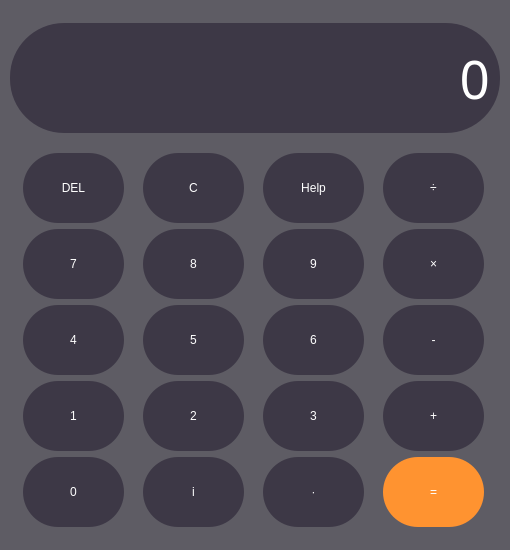
<?xml version="1.0" encoding="UTF-8"?>
<ui version="4.0">
 <class>MainWindow</class>
 <widget class="QMainWindow" name="MainWindow">
  <property name="geometry">
   <rect>
    <x>0</x>
    <y>0</y>
    <width>510</width>
    <height>550</height>
   </rect>
  </property>
  <property name="sizePolicy">
   <sizepolicy hsizetype="Fixed" vsizetype="Fixed">
    <horstretch>0</horstretch>
    <verstretch>0</verstretch>
   </sizepolicy>
  </property>
  <property name="minimumSize">
   <size>
    <width>510</width>
    <height>550</height>
   </size>
  </property>
  <property name="maximumSize">
   <size>
    <width>1000</width>
    <height>1000</height>
   </size>
  </property>
  <property name="cursor">
   <cursorShape>ArrowCursor</cursorShape>
  </property>
  <property name="windowTitle">
   <string>MainWindow</string>
  </property>
  <property name="windowIcon">
   <iconset>
    <normaloff>../../../../Pictures/download.png</normaloff>../../../../Pictures/download.png</iconset>
  </property>
  <property name="styleSheet">
   <string notr="true">color: rgb(255, 255, 255);
background-color: rgb(94, 92, 100);</string>
  </property>
  <widget class="QWidget" name="centralwidget">
   <layout class="QGridLayout" name="gridLayout_2">
    <item row="0" column="0">
     <layout class="QVBoxLayout" name="verticalLayout">
      <item>
       <widget class="QLabel" name="labelNumbers">
        <property name="sizePolicy">
         <sizepolicy hsizetype="Fixed" vsizetype="Fixed">
          <horstretch>0</horstretch>
          <verstretch>0</verstretch>
         </sizepolicy>
        </property>
        <property name="minimumSize">
         <size>
          <width>490</width>
          <height>110</height>
         </size>
        </property>
        <property name="maximumSize">
         <size>
          <width>490</width>
          <height>110</height>
         </size>
        </property>
        <property name="font">
         <font>
          <family>Comfortaa</family>
          <pointsize>40</pointsize>
          <weight>3</weight>
          <italic>false</italic>
          <bold>false</bold>
         </font>
        </property>
        <property name="layoutDirection">
         <enum>Qt::LeftToRight</enum>
        </property>
        <property name="autoFillBackground">
         <bool>false</bool>
        </property>
        <property name="styleSheet">
         <string notr="true">background-color: rgb(61, 56, 70);
font: 25 40pt &quot;Comfortaa&quot;;
border-radius: 54%
</string>
        </property>
        <property name="frameShape">
         <enum>QFrame::NoFrame</enum>
        </property>
        <property name="text">
         <string>0</string>
        </property>
        <property name="textFormat">
         <enum>Qt::MarkdownText</enum>
        </property>
        <property name="scaledContents">
         <bool>false</bool>
        </property>
        <property name="alignment">
         <set>Qt::AlignRight|Qt::AlignTrailing|Qt::AlignVCenter</set>
        </property>
        <property name="wordWrap">
         <bool>true</bool>
        </property>
        <property name="margin">
         <number>10</number>
        </property>
        <property name="indent">
         <number>10</number>
        </property>
        <property name="buddy">
         <cstring>labelNumbers</cstring>
        </property>
       </widget>
      </item>
     </layout>
    </item>
    <item row="1" column="0">
     <layout class="QGridLayout" name="gridLayout">
      <property name="sizeConstraint">
       <enum>QLayout::SetNoConstraint</enum>
      </property>
      <item row="1" column="0">
       <widget class="QPushButton" name="button_7">
        <property name="sizePolicy">
         <sizepolicy hsizetype="Fixed" vsizetype="Fixed">
          <horstretch>0</horstretch>
          <verstretch>0</verstretch>
         </sizepolicy>
        </property>
        <property name="minimumSize">
         <size>
          <width>101</width>
          <height>70</height>
         </size>
        </property>
        <property name="maximumSize">
         <size>
          <width>101</width>
          <height>70</height>
         </size>
        </property>
        <property name="contextMenuPolicy">
         <enum>Qt::DefaultContextMenu</enum>
        </property>
        <property name="styleSheet">
         <string notr="true">QPushButton{
	font: 25 25pt &quot;Comfortaa&quot;;
	background-color: rgb(61, 56, 70);
	color:rgb(255,255,255);
	border-radius: 35%;
}
QPushButton:pressed{
	background-color:rgb(125,125,125);
}
QPushButton:hover{
	background-color:rgb(125,125,125);
}</string>
        </property>
        <property name="text">
         <string>7</string>
        </property>
       </widget>
      </item>
      <item row="3" column="3">
       <widget class="QPushButton" name="buttonPlus">
        <property name="enabled">
         <bool>true</bool>
        </property>
        <property name="sizePolicy">
         <sizepolicy hsizetype="Fixed" vsizetype="Fixed">
          <horstretch>0</horstretch>
          <verstretch>0</verstretch>
         </sizepolicy>
        </property>
        <property name="minimumSize">
         <size>
          <width>101</width>
          <height>70</height>
         </size>
        </property>
        <property name="maximumSize">
         <size>
          <width>101</width>
          <height>70</height>
         </size>
        </property>
        <property name="contextMenuPolicy">
         <enum>Qt::DefaultContextMenu</enum>
        </property>
        <property name="styleSheet">
         <string notr="true">QPushButton{
	font: 25 25pt &quot;Comfortaa&quot;;
	background-color: rgb(61, 56, 70);
	color:rgb(255,255,255);
	border-radius: 35%;
}
QPushButton:pressed{
	background-color:rgb(125,125,125);
}
QPushButton:hover{
	background-color:rgb(125,125,125);
}</string>
        </property>
        <property name="text">
         <string>+</string>
        </property>
       </widget>
      </item>
      <item row="2" column="3">
       <widget class="QPushButton" name="buttonMinus">
        <property name="enabled">
         <bool>true</bool>
        </property>
        <property name="sizePolicy">
         <sizepolicy hsizetype="Fixed" vsizetype="Fixed">
          <horstretch>0</horstretch>
          <verstretch>0</verstretch>
         </sizepolicy>
        </property>
        <property name="minimumSize">
         <size>
          <width>101</width>
          <height>70</height>
         </size>
        </property>
        <property name="maximumSize">
         <size>
          <width>101</width>
          <height>70</height>
         </size>
        </property>
        <property name="contextMenuPolicy">
         <enum>Qt::DefaultContextMenu</enum>
        </property>
        <property name="styleSheet">
         <string notr="true">QPushButton{
	font: 25 25pt &quot;Comfortaa&quot;;
	background-color: rgb(61, 56, 70);
	color:rgb(255,255,255);
	border-radius: 35%;
}
QPushButton:pressed{
	background-color:rgb(125,125,125);
}
QPushButton:hover{
	background-color:rgb(125,125,125);
}</string>
        </property>
        <property name="text">
         <string>-</string>
        </property>
       </widget>
      </item>
      <item row="2" column="2">
       <widget class="QPushButton" name="button_6">
        <property name="sizePolicy">
         <sizepolicy hsizetype="Fixed" vsizetype="Fixed">
          <horstretch>0</horstretch>
          <verstretch>0</verstretch>
         </sizepolicy>
        </property>
        <property name="minimumSize">
         <size>
          <width>101</width>
          <height>70</height>
         </size>
        </property>
        <property name="maximumSize">
         <size>
          <width>101</width>
          <height>70</height>
         </size>
        </property>
        <property name="contextMenuPolicy">
         <enum>Qt::DefaultContextMenu</enum>
        </property>
        <property name="styleSheet">
         <string notr="true">QPushButton{
	font: 25 25pt &quot;Comfortaa&quot;;
	background-color: rgb(61, 56, 70);
	color:rgb(255,255,255);
	border-radius: 35%;
}
QPushButton:pressed{
	background-color:rgb(125,125,125);
}
QPushButton:hover{
	background-color:rgb(125,125,125);
}</string>
        </property>
        <property name="text">
         <string>6</string>
        </property>
       </widget>
      </item>
      <item row="3" column="1">
       <widget class="QPushButton" name="button_2">
        <property name="sizePolicy">
         <sizepolicy hsizetype="Fixed" vsizetype="Fixed">
          <horstretch>0</horstretch>
          <verstretch>0</verstretch>
         </sizepolicy>
        </property>
        <property name="minimumSize">
         <size>
          <width>101</width>
          <height>70</height>
         </size>
        </property>
        <property name="maximumSize">
         <size>
          <width>101</width>
          <height>70</height>
         </size>
        </property>
        <property name="contextMenuPolicy">
         <enum>Qt::DefaultContextMenu</enum>
        </property>
        <property name="styleSheet">
         <string notr="true">QPushButton{
	font: 25 25pt &quot;Comfortaa&quot;;
	background-color: rgb(61, 56, 70);
	color:rgb(255,255,255);
	border-radius: 35%;
}
QPushButton:pressed{
	background-color:rgb(125,125,125);
}
QPushButton:hover{
	background-color:rgb(125,125,125);
}</string>
        </property>
        <property name="text">
         <string>2</string>
        </property>
       </widget>
      </item>
      <item row="2" column="1">
       <widget class="QPushButton" name="button_5">
        <property name="sizePolicy">
         <sizepolicy hsizetype="Fixed" vsizetype="Fixed">
          <horstretch>0</horstretch>
          <verstretch>0</verstretch>
         </sizepolicy>
        </property>
        <property name="minimumSize">
         <size>
          <width>101</width>
          <height>70</height>
         </size>
        </property>
        <property name="maximumSize">
         <size>
          <width>101</width>
          <height>70</height>
         </size>
        </property>
        <property name="contextMenuPolicy">
         <enum>Qt::DefaultContextMenu</enum>
        </property>
        <property name="styleSheet">
         <string notr="true">QPushButton{
	font: 25 25pt &quot;Comfortaa&quot;;
	background-color: rgb(61, 56, 70);
	color:rgb(255,255,255);
	border-radius: 35%;
}
QPushButton:pressed{
	background-color:rgb(125,125,125);
}
QPushButton:hover{
	background-color:rgb(125,125,125);
}</string>
        </property>
        <property name="text">
         <string>5</string>
        </property>
       </widget>
      </item>
      <item row="0" column="2">
       <widget class="QPushButton" name="buttonHelp">
        <property name="sizePolicy">
         <sizepolicy hsizetype="Fixed" vsizetype="Fixed">
          <horstretch>0</horstretch>
          <verstretch>0</verstretch>
         </sizepolicy>
        </property>
        <property name="minimumSize">
         <size>
          <width>101</width>
          <height>70</height>
         </size>
        </property>
        <property name="maximumSize">
         <size>
          <width>101</width>
          <height>70</height>
         </size>
        </property>
        <property name="contextMenuPolicy">
         <enum>Qt::DefaultContextMenu</enum>
        </property>
        <property name="styleSheet">
         <string notr="true">QPushButton{
	font: 25 25pt &quot;Comfortaa&quot;;
	background-color: rgb(61, 56, 70);
	color:rgb(255,255,255);
	border-radius: 35%;
}
QPushButton:pressed{
	background-color:rgb(125,125,125);
}
QPushButton:hover{
	background-color:rgb(125,125,125);
}</string>
        </property>
        <property name="text">
         <string>Help</string>
        </property>
       </widget>
      </item>
      <item row="0" column="0" alignment="Qt::AlignHCenter|Qt::AlignVCenter">
       <widget class="QPushButton" name="buttonDEL">
        <property name="sizePolicy">
         <sizepolicy hsizetype="Fixed" vsizetype="Fixed">
          <horstretch>0</horstretch>
          <verstretch>0</verstretch>
         </sizepolicy>
        </property>
        <property name="minimumSize">
         <size>
          <width>101</width>
          <height>70</height>
         </size>
        </property>
        <property name="maximumSize">
         <size>
          <width>101</width>
          <height>70</height>
         </size>
        </property>
        <property name="contextMenuPolicy">
         <enum>Qt::DefaultContextMenu</enum>
        </property>
        <property name="styleSheet">
         <string notr="true">QPushButton{
	font: 25 25pt &quot;Comfortaa&quot;;
	background-color: rgb(61, 56, 70);
	color:rgb(255,255,255);
	border-radius: 35%;
}
QPushButton:pressed{
	background-color:rgb(125,125,125);
}
QPushButton:hover{
	background-color:rgb(125,125,125);
}</string>
        </property>
        <property name="text">
         <string>DEL</string>
        </property>
       </widget>
      </item>
      <item row="0" column="1">
       <widget class="QPushButton" name="buttonC">
        <property name="sizePolicy">
         <sizepolicy hsizetype="Fixed" vsizetype="Preferred">
          <horstretch>0</horstretch>
          <verstretch>0</verstretch>
         </sizepolicy>
        </property>
        <property name="minimumSize">
         <size>
          <width>101</width>
          <height>70</height>
         </size>
        </property>
        <property name="maximumSize">
         <size>
          <width>101</width>
          <height>70</height>
         </size>
        </property>
        <property name="contextMenuPolicy">
         <enum>Qt::DefaultContextMenu</enum>
        </property>
        <property name="styleSheet">
         <string notr="true">QPushButton{
	font: 25 25pt &quot;Comfortaa&quot;;
	background-color: rgb(61, 56, 70);
	color:rgb(255,255,255);
	border-radius: 35%;
}
QPushButton:pressed{
	background-color:rgb(125,125,125);
}
QPushButton:hover{
	background-color:rgb(125,125,125);
}</string>
        </property>
        <property name="text">
         <string>C</string>
        </property>
        <property name="iconSize">
         <size>
          <width>16</width>
          <height>16</height>
         </size>
        </property>
       </widget>
      </item>
      <item row="3" column="0">
       <widget class="QPushButton" name="button_1">
        <property name="sizePolicy">
         <sizepolicy hsizetype="Fixed" vsizetype="Fixed">
          <horstretch>0</horstretch>
          <verstretch>0</verstretch>
         </sizepolicy>
        </property>
        <property name="minimumSize">
         <size>
          <width>101</width>
          <height>70</height>
         </size>
        </property>
        <property name="maximumSize">
         <size>
          <width>101</width>
          <height>70</height>
         </size>
        </property>
        <property name="contextMenuPolicy">
         <enum>Qt::DefaultContextMenu</enum>
        </property>
        <property name="styleSheet">
         <string notr="true">QPushButton{
	font: 25 25pt &quot;Comfortaa&quot;;
	background-color: rgb(61, 56, 70);
	color:rgb(255,255,255);
	border-radius: 35%;
}
QPushButton:pressed{
	background-color:rgb(125,125,125);
}
QPushButton:hover{
	background-color:rgb(125,125,125);
}</string>
        </property>
        <property name="text">
         <string>1</string>
        </property>
       </widget>
      </item>
      <item row="2" column="0">
       <widget class="QPushButton" name="button_4">
        <property name="sizePolicy">
         <sizepolicy hsizetype="Fixed" vsizetype="Fixed">
          <horstretch>0</horstretch>
          <verstretch>0</verstretch>
         </sizepolicy>
        </property>
        <property name="minimumSize">
         <size>
          <width>101</width>
          <height>70</height>
         </size>
        </property>
        <property name="maximumSize">
         <size>
          <width>101</width>
          <height>70</height>
         </size>
        </property>
        <property name="contextMenuPolicy">
         <enum>Qt::DefaultContextMenu</enum>
        </property>
        <property name="styleSheet">
         <string notr="true">QPushButton{
	font: 25 25pt &quot;Comfortaa&quot;;
	background-color: rgb(61, 56, 70);
	color:rgb(255,255,255);
	border-radius: 35%;
}
QPushButton:pressed{
	background-color:rgb(125,125,125);
}
QPushButton:hover{
	background-color:rgb(125,125,125);
}</string>
        </property>
        <property name="text">
         <string>4</string>
        </property>
       </widget>
      </item>
      <item row="1" column="2">
       <widget class="QPushButton" name="button_9">
        <property name="sizePolicy">
         <sizepolicy hsizetype="Fixed" vsizetype="Fixed">
          <horstretch>0</horstretch>
          <verstretch>0</verstretch>
         </sizepolicy>
        </property>
        <property name="minimumSize">
         <size>
          <width>101</width>
          <height>70</height>
         </size>
        </property>
        <property name="maximumSize">
         <size>
          <width>101</width>
          <height>70</height>
         </size>
        </property>
        <property name="contextMenuPolicy">
         <enum>Qt::DefaultContextMenu</enum>
        </property>
        <property name="styleSheet">
         <string notr="true">QPushButton{
	font: 25 25pt &quot;Comfortaa&quot;;
	background-color: rgb(61, 56, 70);
	color:rgb(255,255,255);
	border-radius: 35%;
}
QPushButton:pressed{
	background-color:rgb(125,125,125);
}
QPushButton:hover{
	background-color:rgb(125,125,125);
}</string>
        </property>
        <property name="text">
         <string>9</string>
        </property>
       </widget>
      </item>
      <item row="1" column="1">
       <widget class="QPushButton" name="button_8">
        <property name="sizePolicy">
         <sizepolicy hsizetype="Fixed" vsizetype="Fixed">
          <horstretch>0</horstretch>
          <verstretch>0</verstretch>
         </sizepolicy>
        </property>
        <property name="minimumSize">
         <size>
          <width>101</width>
          <height>70</height>
         </size>
        </property>
        <property name="maximumSize">
         <size>
          <width>101</width>
          <height>70</height>
         </size>
        </property>
        <property name="contextMenuPolicy">
         <enum>Qt::DefaultContextMenu</enum>
        </property>
        <property name="styleSheet">
         <string notr="true">QPushButton{
	font: 25 25pt &quot;Comfortaa&quot;;
	background-color: rgb(61, 56, 70);
	color:rgb(255,255,255);
	border-radius: 35%;
}
QPushButton:pressed{
	background-color:rgb(125,125,125);
}
QPushButton:hover{
	background-color:rgb(125,125,125);
}</string>
        </property>
        <property name="text">
         <string>8</string>
        </property>
       </widget>
      </item>
      <item row="3" column="2">
       <widget class="QPushButton" name="button_3">
        <property name="sizePolicy">
         <sizepolicy hsizetype="Fixed" vsizetype="Fixed">
          <horstretch>0</horstretch>
          <verstretch>0</verstretch>
         </sizepolicy>
        </property>
        <property name="minimumSize">
         <size>
          <width>101</width>
          <height>70</height>
         </size>
        </property>
        <property name="maximumSize">
         <size>
          <width>101</width>
          <height>70</height>
         </size>
        </property>
        <property name="contextMenuPolicy">
         <enum>Qt::DefaultContextMenu</enum>
        </property>
        <property name="styleSheet">
         <string notr="true">QPushButton{
	font: 25 25pt &quot;Comfortaa&quot;;
	background-color: rgb(61, 56, 70);
	color:rgb(255,255,255);
	border-radius: 35%;
}
QPushButton:pressed{
	background-color:rgb(125,125,125);
}
QPushButton:hover{
	background-color:rgb(125,125,125);
}</string>
        </property>
        <property name="text">
         <string>3</string>
        </property>
       </widget>
      </item>
      <item row="1" column="3">
       <widget class="QPushButton" name="buttonMult">
        <property name="enabled">
         <bool>false</bool>
        </property>
        <property name="sizePolicy">
         <sizepolicy hsizetype="Fixed" vsizetype="Fixed">
          <horstretch>0</horstretch>
          <verstretch>0</verstretch>
         </sizepolicy>
        </property>
        <property name="minimumSize">
         <size>
          <width>101</width>
          <height>70</height>
         </size>
        </property>
        <property name="maximumSize">
         <size>
          <width>101</width>
          <height>70</height>
         </size>
        </property>
        <property name="contextMenuPolicy">
         <enum>Qt::DefaultContextMenu</enum>
        </property>
        <property name="styleSheet">
         <string notr="true">QPushButton{
	font: 25 25pt &quot;Comfortaa&quot;;
	background-color: rgb(61, 56, 70);
	color:rgb(255,255,255);
	border-radius: 35%;
}
QPushButton:pressed{
	background-color:rgb(125,125,125);
}
QPushButton:hover{
	background-color:rgb(125,125,125);
}</string>
        </property>
        <property name="text">
         <string>×</string>
        </property>
       </widget>
      </item>
      <item row="0" column="3">
       <widget class="QPushButton" name="buttonDiv">
        <property name="enabled">
         <bool>false</bool>
        </property>
        <property name="sizePolicy">
         <sizepolicy hsizetype="Fixed" vsizetype="Preferred">
          <horstretch>0</horstretch>
          <verstretch>0</verstretch>
         </sizepolicy>
        </property>
        <property name="minimumSize">
         <size>
          <width>101</width>
          <height>70</height>
         </size>
        </property>
        <property name="maximumSize">
         <size>
          <width>101</width>
          <height>70</height>
         </size>
        </property>
        <property name="contextMenuPolicy">
         <enum>Qt::DefaultContextMenu</enum>
        </property>
        <property name="styleSheet">
         <string notr="true">QPushButton{
	font: 25 25pt &quot;Comfortaa&quot;;
	background-color: rgb(61, 56, 70);
	color:rgb(255,255,255);
	border-radius: 35%;
}
QPushButton:pressed{
	background-color:rgb(125,125,125);
}
QPushButton:hover{
	background-color:rgb(125,125,125);
}</string>
        </property>
        <property name="text">
         <string>÷</string>
        </property>
       </widget>
      </item>
      <item row="4" column="0">
       <widget class="QPushButton" name="button_0">
        <property name="sizePolicy">
         <sizepolicy hsizetype="Fixed" vsizetype="Fixed">
          <horstretch>0</horstretch>
          <verstretch>0</verstretch>
         </sizepolicy>
        </property>
        <property name="minimumSize">
         <size>
          <width>101</width>
          <height>70</height>
         </size>
        </property>
        <property name="maximumSize">
         <size>
          <width>500</width>
          <height>70</height>
         </size>
        </property>
        <property name="contextMenuPolicy">
         <enum>Qt::DefaultContextMenu</enum>
        </property>
        <property name="styleSheet">
         <string notr="true">QPushButton{
	font: 25 25pt &quot;Comfortaa&quot;;
	background-color: rgb(61, 56, 70);
	color:rgb(255,255,255);
	border-radius: 35%;
}
QPushButton:pressed{
	background-color:rgb(125,125,125);
}
QPushButton:hover{
	background-color:rgb(125,125,125);
}</string>
        </property>
        <property name="text">
         <string>0</string>
        </property>
       </widget>
      </item>
      <item row="4" column="1">
       <widget class="QPushButton" name="button_i">
        <property name="enabled">
         <bool>true</bool>
        </property>
        <property name="sizePolicy">
         <sizepolicy hsizetype="Fixed" vsizetype="Fixed">
          <horstretch>0</horstretch>
          <verstretch>0</verstretch>
         </sizepolicy>
        </property>
        <property name="minimumSize">
         <size>
          <width>101</width>
          <height>70</height>
         </size>
        </property>
        <property name="maximumSize">
         <size>
          <width>101</width>
          <height>70</height>
         </size>
        </property>
        <property name="contextMenuPolicy">
         <enum>Qt::DefaultContextMenu</enum>
        </property>
        <property name="styleSheet">
         <string notr="true">QPushButton{
	font: 25 25pt &quot;Comfortaa&quot;;
	background-color: rgb(61, 56, 70);
	color:rgb(255,255,255);
	border-radius: 35%;
}
QPushButton:pressed{
	background-color:rgb(125,125,125);
}
QPushButton:hover{
	background-color:rgb(125,125,125);
}</string>
        </property>
        <property name="text">
         <string>i</string>
        </property>
       </widget>
      </item>
      <item row="4" column="2">
       <widget class="QPushButton" name="buttonDot">
        <property name="sizePolicy">
         <sizepolicy hsizetype="Fixed" vsizetype="Fixed">
          <horstretch>0</horstretch>
          <verstretch>0</verstretch>
         </sizepolicy>
        </property>
        <property name="minimumSize">
         <size>
          <width>101</width>
          <height>70</height>
         </size>
        </property>
        <property name="maximumSize">
         <size>
          <width>101</width>
          <height>70</height>
         </size>
        </property>
        <property name="contextMenuPolicy">
         <enum>Qt::DefaultContextMenu</enum>
        </property>
        <property name="styleSheet">
         <string notr="true">QPushButton{
	font: 25 25pt &quot;Comfortaa&quot;;
	background-color: rgb(61, 56, 70);
	color:rgb(255,255,255);
	border-radius: 35%;
}
QPushButton:pressed{
	background-color:rgb(125,125,125);
}
QPushButton:hover{
	background-color:rgb(125,125,125);
}</string>
        </property>
        <property name="text">
         <string>∙</string>
        </property>
       </widget>
      </item>
      <item row="4" column="3">
       <widget class="QPushButton" name="buttonEqual">
        <property name="enabled">
         <bool>false</bool>
        </property>
        <property name="sizePolicy">
         <sizepolicy hsizetype="Fixed" vsizetype="Fixed">
          <horstretch>0</horstretch>
          <verstretch>0</verstretch>
         </sizepolicy>
        </property>
        <property name="minimumSize">
         <size>
          <width>70</width>
          <height>70</height>
         </size>
        </property>
        <property name="maximumSize">
         <size>
          <width>101</width>
          <height>70</height>
         </size>
        </property>
        <property name="contextMenuPolicy">
         <enum>Qt::DefaultContextMenu</enum>
        </property>
        <property name="styleSheet">
         <string notr="true">QPushButton{
	background-color: rgb(255, 147, 48);
	font: 25 25pt &quot;Comfortaa&quot;;

	color:rgb(255,255,255);
	border-radius: 35%;
}
QPushButton:pressed{
	background-color: rgb(255, 163, 72);
}
QPushButton:hover{
	background-color: rgb(255, 163, 72);
}</string>
        </property>
        <property name="text">
         <string>=</string>
        </property>
       </widget>
      </item>
     </layout>
    </item>
   </layout>
  </widget>
  <widget class="QMenuBar" name="menubar">
   <property name="geometry">
    <rect>
     <x>0</x>
     <y>0</y>
     <width>510</width>
     <height>24</height>
    </rect>
   </property>
  </widget>
 </widget>
 <tabstops>
  <tabstop>button_1</tabstop>
  <tabstop>button_2</tabstop>
  <tabstop>button_3</tabstop>
  <tabstop>button_4</tabstop>
  <tabstop>button_5</tabstop>
  <tabstop>button_6</tabstop>
  <tabstop>button_7</tabstop>
  <tabstop>buttonC</tabstop>
  <tabstop>button_8</tabstop>
  <tabstop>buttonHelp</tabstop>
  <tabstop>buttonDiv</tabstop>
  <tabstop>buttonMult</tabstop>
  <tabstop>button_9</tabstop>
  <tabstop>buttonPlus</tabstop>
  <tabstop>buttonMinus</tabstop>
  <tabstop>buttonDEL</tabstop>
 </tabstops>
 <resources/>
 <connections/>
</ui>
